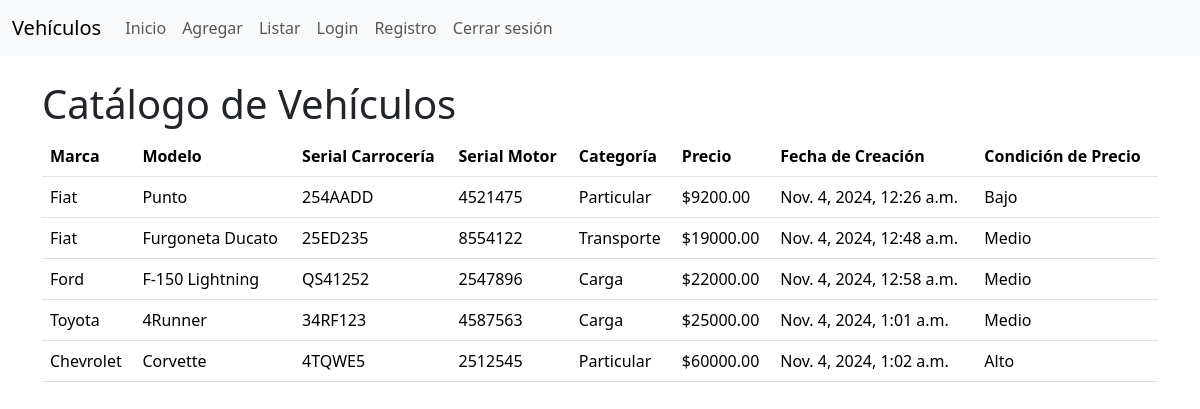
The app's page /listar/ with its own data.
### vehiculo/models.py (models this page shows, shortened)
class Vehiculo(models.Model):
    MARCAS = [
        ('Fiat', 'Fiat'),
        ('Chevrolet', 'Chevrolet'),
        ('Ford', 'Ford'),
        ('Toyota', 'Toyota'),
    ]
    CATEGORIAS = [
        ('Particular', 'Particular'),
        ('Transporte', 'Transporte'),
        ('Carga', 'Carga'),
    ]
    marca = models.CharField(max_length=20, choices=MARCAS, default='Ford')
    modelo = models.CharField(max_length=100)
    serial_carroceria = models.CharField(max_length=50)
    serial_motor = models.CharField(max_length=50)
    categoria = models.CharField(max_length=20, choices=CATEGORIAS, default='Particular')
    precio = models.DecimalField(max_digits=10, decimal_places=2)
    fecha_creacion = models.DateTimeField(auto_now_add=True)
    fecha_modificacion = models.DateTimeField(auto_now=True)
    condicion_precio = models.CharField(max_length=10, blank=True, editable=False)  # Nuevo campo, solo para lectura

### vehiculo/views.py (the view)
# urls.py: path('listar/', views.listar, name= 'listar'),
def listar(request):
    vehiculos = Vehiculo.objects.all()
    return render(request, 'vehiculo/listar.html', {'vehiculos': vehiculos})

### vehiculo/templates/vehiculo/listar.html (shortened to what this page needs)
{% extends 'vehiculo/base.html' %}
{% block content %}
<h1>Catálogo de Vehículos</h1>
<table class="table">
    <thead>
        <tr>
            <th>Marca</th>
            <th>Modelo</th>
            <th>Serial Carrocería</th>
            <th>Serial Motor</th>
            <th>Categoría</th>
            <th>Precio</th>
            <th>Fecha de Creación</th>
            <th>Condición de Precio</th>
        </tr>
    </thead>
    <tbody>
        {% for vehiculo in vehiculos %}
            <tr>
                <td>{{ vehiculo.marca }}</td>
                <td>{{ vehiculo.modelo }}</td>
                <td>{{ vehiculo.serial_carroceria }}</td>
                <td>{{ vehiculo.serial_motor }}</td>
                <td>{{ vehiculo.categoria }}</td>
                <td>${{ vehiculo.precio }}</td>
                <td>{{ vehiculo.fecha_creacion }}</td>
                <td>{{ vehiculo.condicion_precio }}</td>
            </tr>
        {% empty %}
            <tr>
                <td colspan="7">No hay vehículos disponibles.</td>
            </tr>
        {% endfor %}
    </tbody>
</table>
{% endblock content %}

### records on screen
Vehiculo: marca "Fiat", modelo "Punto", serial_carroceria "254AADD", serial_motor "4521475", categoria "Particular", precio "9200.00", fecha_creacion "Nov. 4, 2024, 12:26 a.m.", condicion_precio "Bajo"
Vehiculo: marca "Fiat", modelo "Furgoneta Ducato", serial_carroceria "25ED235", serial_motor "8554122", categoria "Transporte", precio "19000.00", fecha_creacion "Nov. 4, 2024, 12:48 a.m.", condicion_precio "Medio"
Vehiculo: marca "Ford", modelo "F-150 Lightning", serial_carroceria "QS41252", serial_motor "2547896", categoria "Carga", precio "22000.00", fecha_creacion "Nov. 4, 2024, 12:58 a.m.", condicion_precio "Medio"
Vehiculo: marca "Toyota", modelo "4Runner", serial_carroceria "34RF123", serial_motor "4587563", categoria "Carga", precio "25000.00", fecha_creacion "Nov. 4, 2024, 1:01 a.m.", condicion_precio "Medio"
Vehiculo: marca "Chevrolet", modelo "Corvette", serial_carroceria "4TQWE5", serial_motor "2512545", categoria "Particular", precio "60000.00", fecha_creacion "Nov. 4, 2024, 1:02 a.m.", condicion_precio "Alto"
